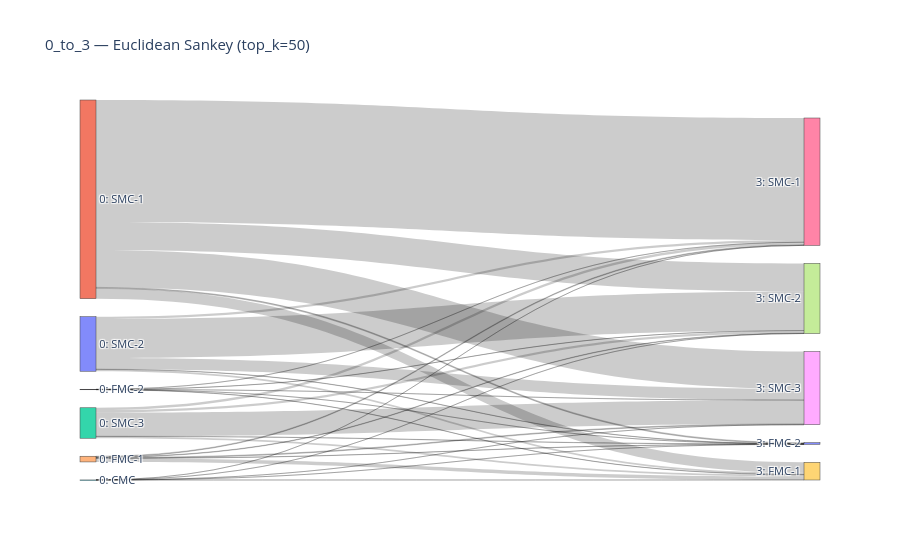

Notebook source saved alongside this figure:
### Code cell
if HAS_PLOTLY:
    plot_transition_sankey(results[0], method="Euclidean", normalize=None, min_mass=0.0,top_k=50)

### Figure 1 — Plotly figure (JSON) as saved in the notebook; plotly's stock layout.template omitted (floating-point values rounded to 4 significant figures)
{"data": [{"link": {"source": [0, 0, 0, 0, 0, 1, 1, 1, 1, 1, 2, 2, 2, 2, 2, 3, 3, 3, 3, 3, 4, 4, 4, 4, 4, 5, 5, 5, 5, 5], "target": [6, 7, 8, 9, 10, 6, 7, 8, 9, 10, 6, 7, 8, 9, 10, 6, 7, 8, 9, 10, 6, 7, 8, 9, 10, 6, 7, 8, 9, 10], "value": [38.51, 663.8, 189.1, 30.64, 3.986, 2069.0, 475.8, 635.5, 176.1, 16.31, 39.89, 40.62, 403.7, 29.74, 3.062, 2.138, 2.077, 1.097, 2.963, 0.7248, 12.69, 7.899, 12.95, 60.13, 3.337, 0.0595, 0.1985, 0.0397, 0.661, 0.04128]}, "node": {"label": ["0: SMC-2", "0: SMC-1", "0: SMC-3", "0: FMC-2", "0: FMC-1", "0: CMC", "3: SMC-1", "3: SMC-2", "3: SMC-3", "3: FMC-1", "3: FMC-2"], "pad": 18, "thickness": 16}, "type": "sankey"}], "layout": {"font": {"size": 11}, "title": {"text": "0_to_3 — Euclidean Sankey (top_k=50)"}}}
